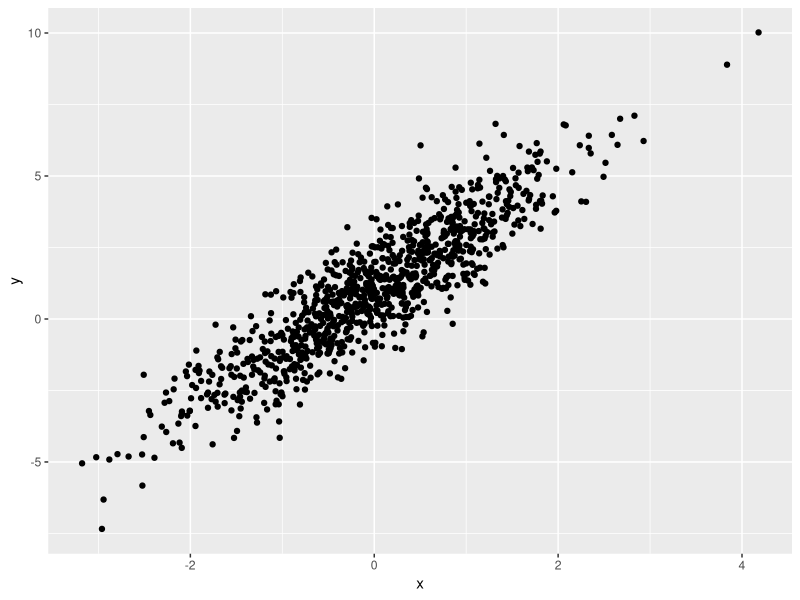

Source code (R):
## ---- chunk 1
library(tidyverse)
## ---- chunk 2
samp = rnorm(100)
length(samp)
## ---- chunk 3
plot_df = tibble(
  x = rnorm(n = 1000),
  y = 1 + 2 * x + rnorm(1000)
)

ggplot(plot_df, aes(x = x, y = y)) + geom_point()
## ---- chunk 4

df <- tibble(
x = rnorm(500, mean = 1),
y = (x > 0),
z = abs(x)
)


med = median(df$z)
